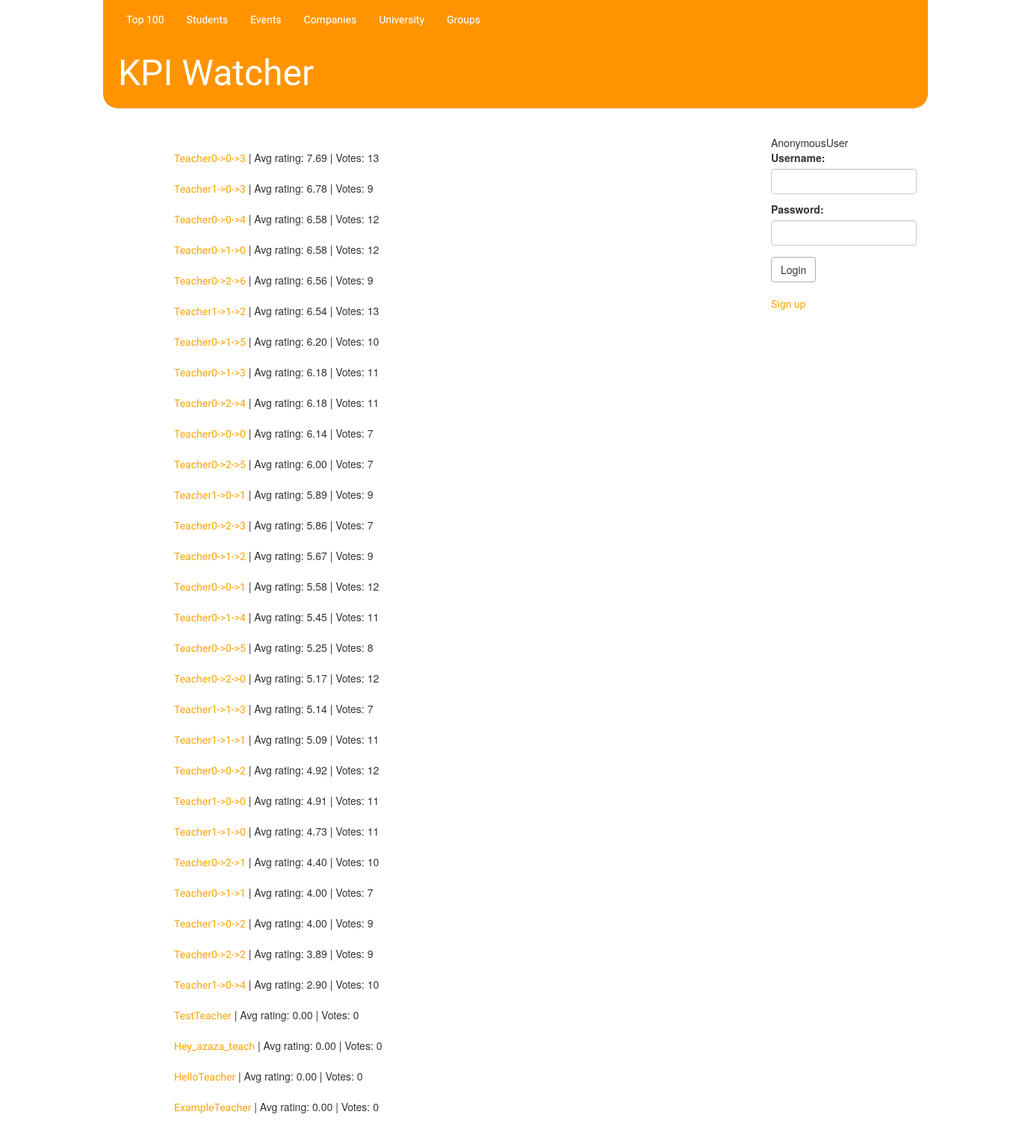
The app's page /, older data.
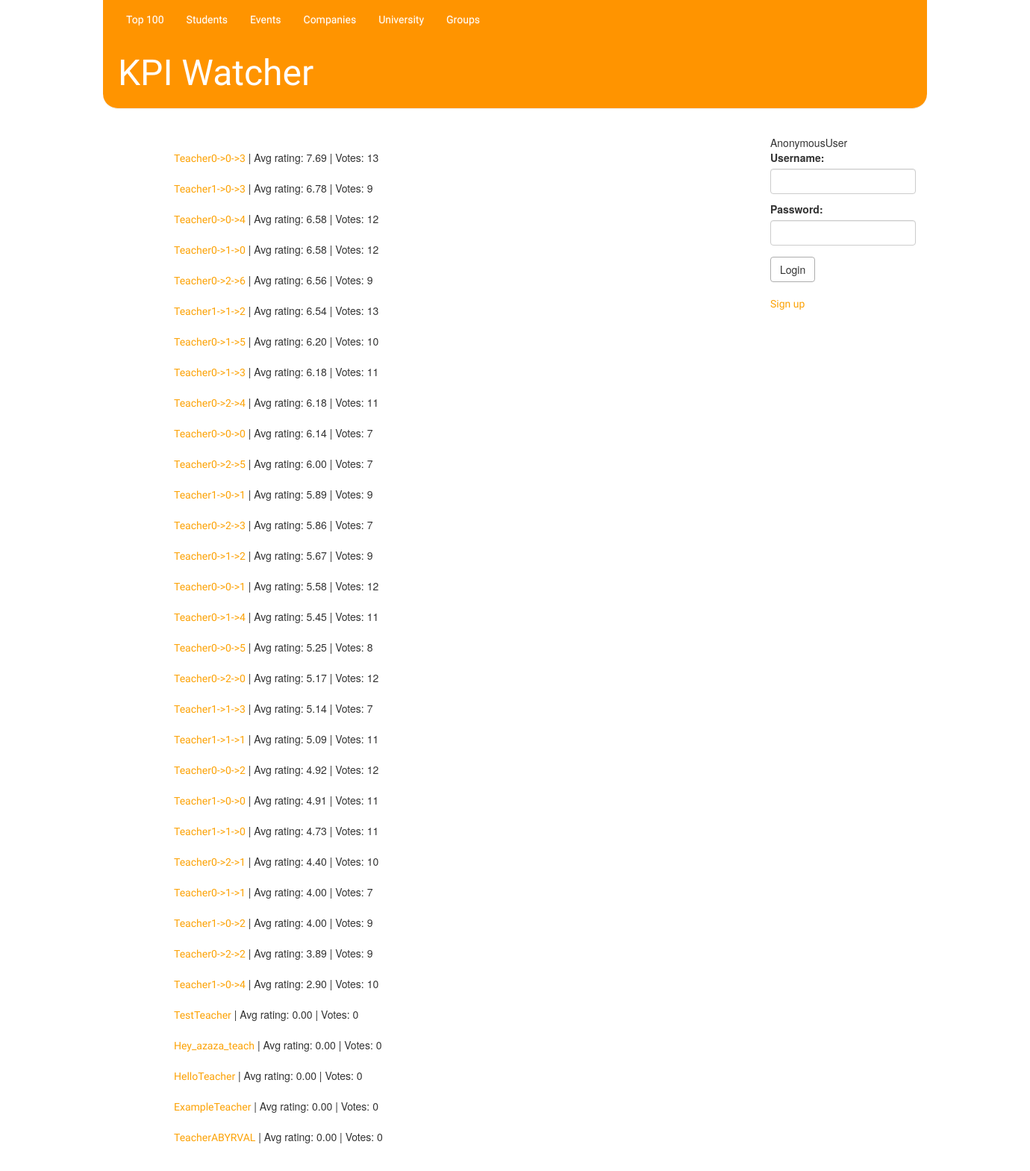
The same page, newer data.
### ratings/models.py (models this page shows)
class Teacher(models.Model):
	user = models.OneToOneField(User)
	department = models.ForeignKey(Department, related_name="teachers")
	avg_rating = models.DecimalField(max_digits=4, decimal_places=2, default=0, editable=False)
	count_of_votes = models.IntegerField(default=0, editable=False)
	voted_students = models.ManyToManyField('Student', related_name="rated_teachers", editable=False)
	def vote(self, vote, student):
		if not vote < 0 and not vote > 10:
			if isinstance(student, Student):
				if not self.voted_students.filter(user__id=student.user.id).exists():
					self.avg_rating = ((self.avg_rating * self.count_of_votes) + vote) / (self.count_of_votes + 1)
					self.count_of_votes += 1
					self.voted_students.add(student)
					self.save()
	 				return True
		return False
	def __str__(self):
		return self.user.get_username()

### ratings/views.py (the view)
# urls.py: url(r'^$', views.top_ratings, name="all_teachers"),
def top_ratings(request):
	teachers = Teacher.objects.all().order_by('-avg_rating')[:100]
	return render(request, 'ratings/top_ratings.html', {'teachers': teachers})

### ratings/ctx_log_processor.py (called while the page is built)
def auth_form(request):
    return {'form': AuthForm(), 'request': request}

### ratings/templates/ratings/top_ratings.html
{% extends 'base.html' %}
{%block content%}
    <div class="content container">
        <div class="row">
            <div class="col-md-8">
	{%for teacher in teachers%}
        <div class="post">
	    	<a href="{% url 'ratings.views.teacher_page' pk=teacher.pk %}">{{ teacher.user.username }}</a> |
            Avg rating: {{ teacher.avg_rating }} | Votes: {{ teacher.count_of_votes }}
        <br />
	    </div>
	{%endfor%}
            </div></div></div>
{%endblock content%}

Row changes from the older to the newer data that the page shows:
added Teacher: user.username "TeacherABYRVAL", avg_rating "0.00", count_of_votes "0"
